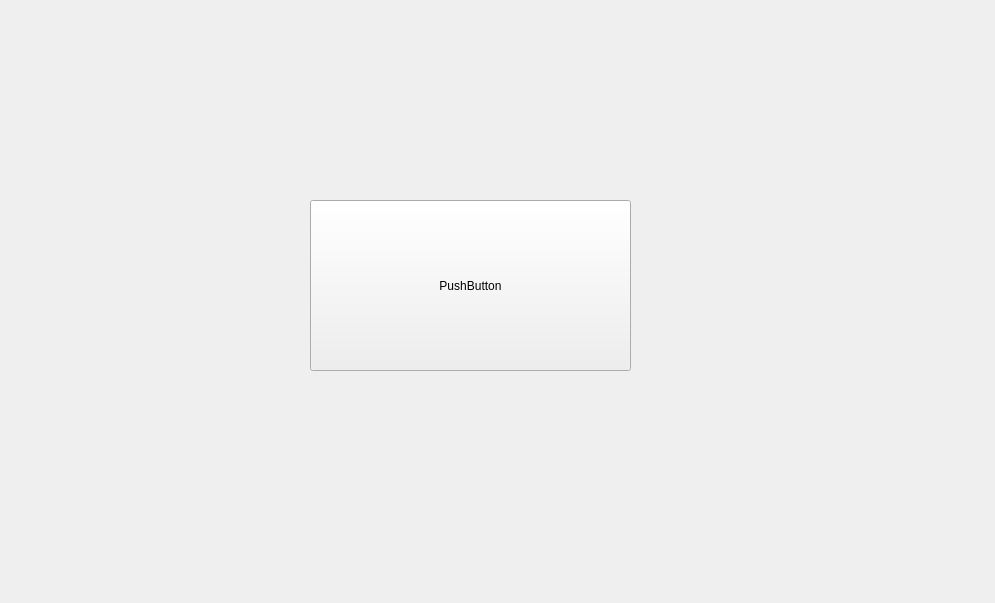
<?xml version="1.0" encoding="UTF-8"?>
<ui version="4.0">
 <class>Main</class>
 <widget class="QWidget" name="Main">
  <property name="geometry">
   <rect>
    <x>0</x>
    <y>0</y>
    <width>995</width>
    <height>603</height>
   </rect>
  </property>
  <property name="windowTitle">
   <string>Form</string>
  </property>
  <widget class="QPushButton" name="button">
   <property name="geometry">
    <rect>
     <x>310</x>
     <y>200</y>
     <width>321</width>
     <height>171</height>
    </rect>
   </property>
   <property name="text">
    <string>PushButton</string>
   </property>
  </widget>
 </widget>
 <resources/>
 <connections/>
</ui>
